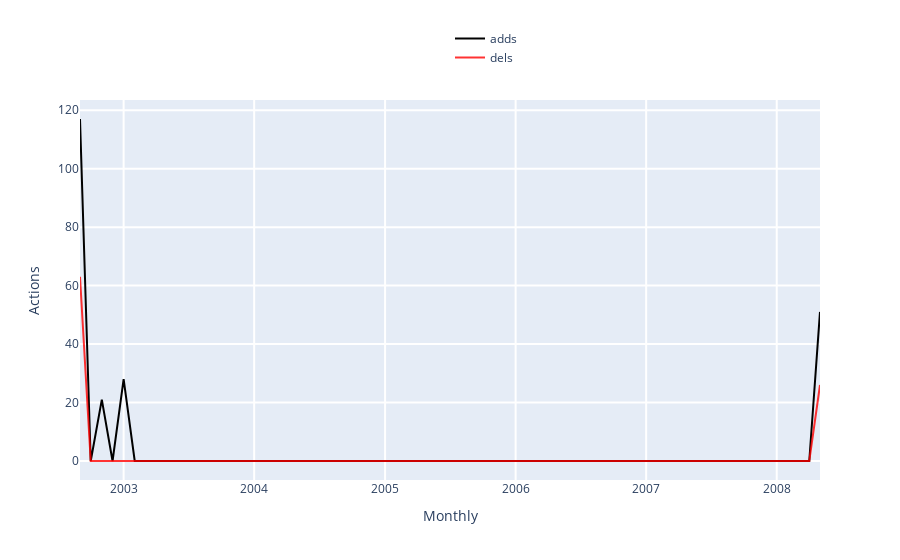

The notebook cell saved with this chart:
### Markdown cell above
### <span style="color:green"> TRY YOURSELF! THIS IS WHAT WILL HAPPEN WHEN YOU CLICK 'Refresh Editor's Activities' BUTTON</span>

### Code cell
### ------------------------------------------------------------------------------------------ ###
### TRY YOURSELF! THIS IS WHAT WILL HAPPEN WHEN YOU CLICK 'Refresh Editor's Activities' BUTTON ###
### ------------------------------------------------------------------------------------------ ###

## This is the page you used and the editor you select in the above grid. ##
print('The page that is being used:', the_page['title'], f'({lng_selected.upper()})')
print('Selected editor:', editor_info['name'])

## Filter the editor's actions from the previous variable 'total_actions' ##
editor_total_actions = total_actions[total_actions['editor_id'] == editor_info.userid]

## Visualization, core visual code lies in ActionsListener, then the interact function    ##
## make it interactive, mode details see:                                                 ##
## https://github.com/gesiscss/wikiwho_demo/blob/master/visualization/actions_listener.py ##

# Create a ActionsListener instance
actions_listener = ActionsListener(editor_total_actions)

# What types of these actions?
actions_types = (editor_total_actions.loc[:,'total':'total_stopword_count'].columns.append(
                    editor_total_actions.loc[:,'adds':'reins_stopword_count'].columns)).values.tolist()

# Visualization: try yourself by coding!
begin_date = date(2002, 3, 1)
end_date = date(2019, 4, 1)
editor_name = 'All'
frequency = 'Monthly' # 'Daily', 'Yearly'
black_line = 'adds' # Choose one from 'actions_types'. Note that 'black_line doesn't have 'None' option but others have.
red_line = 'dels'
blue_line = 'None'
green_line = 'None'

print('Time range from', begin_date.strftime("%Y-%m-%d"), 'to', end_date.strftime("%Y-%m-%d"))

actions_listener.listen(
    _range1 = begin_date,
    _range2 = end_date,
    editor = editor_name,
    granularity = frequency,
    black = black_line,
    red = red_line,
    blue = blue_line,
    green = green_line
)

### Figure 1 — Plotly figure (JSON) as saved in the notebook; plotly's stock layout.template omitted (floating-point values rounded to 4 significant figures)
{"data": [{"marker": {"color": "rgba(0, 0, 0, 1)"}, "name": "adds", "type": "scatter", "x": ["2002-09-01T00:00:00", "2002-10-01T00:00:00", "2002-11-01T00:00:00", "2002-12-01T00:00:00", "2003-01-01T00:00:00", "2003-02-01T00:00:00", "2003-03-01T00:00:00", "2003-04-01T00:00:00", "2003-05-01T00:00:00", "2003-06-01T00:00:00", "2003-07-01T00:00:00", "2003-08-01T00:00:00", "2003-09-01T00:00:00", "2003-10-01T00:00:00", "2003-11-01T00:00:00", "2003-12-01T00:00:00", "2004-01-01T00:00:00", "2004-02-01T00:00:00", "2004-03-01T00:00:00", "2004-04-01T00:00:00", "2004-05-01T00:00:00", "2004-06-01T00:00:00", "2004-07-01T00:00:00", "2004-08-01T00:00:00", "2004-09-01T00:00:00", "2004-10-01T00:00:00", "2004-11-01T00:00:00", "2004-12-01T00:00:00", "2005-01-01T00:00:00", "2005-02-01T00:00:00", "2005-03-01T00:00:00", "2005-04-01T00:00:00", "2005-05-01T00:00:00", "2005-06-01T00:00:00", "2005-07-01T00:00:00", "2005-08-01T00:00:00", "2005-09-01T00:00:00", "2005-10-01T00:00:00", "2005-11-01T00:00:00", "2005-12-01T00:00:00", "2006-01-01T00:00:00", "2006-02-01T00:00:00", "2006-03-01T00:00:00", "2006-04-01T00:00:00", "2006-05-01T00:00:00", "2006-06-01T00:00:00", "2006-07-01T00:00:00", "2006-08-01T00:00:00", "2006-09-01T00:00:00", "2006-10-01T00:00:00", "2006-11-01T00:00:00", "2006-12-01T00:00:00", "2007-01-01T00:00:00", "2007-02-01T00:00:00", "2007-03-01T00:00:00", "2007-04-01T00:00:00", "2007-05-01T00:00:00", "2007-06-01T00:00:00", "2007-07-01T00:00:00", "2007-08-01T00:00:00", "2007-09-01T00:00:00", "2007-10-01T00:00:00", "2007-11-01T00:00:00", "2007-12-01T00:00:00", "2008-01-01T00:00:00", "2008-02-01T00:00:00", "2008-03-01T00:00:00", "2008-04-01T00:00:00", "2008-05-01T00:00:00"], "y": [117, 0, 21, 0, 28, 0, 0, 0, 0, 0, 0, 0, 0, 0, 0, 0, 0, 0, 0, 0, 0, 0, 0, 0, 0, 0, 0, 0, 0, 0, 0, 0, 0, 0, 0, 0, 0, 0, 0, 0, 0, 0, 0, 0, 0, 0, 0, 0, 0, 0, 0, 0, 0, 0, 0, 0, 0, 0, 0, 0, 0, 0, 0, 0, 0, 0, 0, 0, 51]}, {"marker": {"color": "rgba(255, 0, 0, .8)"}, "name": "dels", "type": "scatter", "x": ["2002-09-01T00:00:00", "2002-10-01T00:00:00", "2002-11-01T00:00:00", "2002-12-01T00:00:00", "2003-01-01T00:00:00", "2003-02-01T00:00:00", "2003-03-01T00:00:00", "2003-04-01T00:00:00", "2003-05-01T00:00:00", "2003-06-01T00:00:00", "2003-07-01T00:00:00", "2003-08-01T00:00:00", "2003-09-01T00:00:00", "2003-10-01T00:00:00", "2003-11-01T00:00:00", "2003-12-01T00:00:00", "2004-01-01T00:00:00", "2004-02-01T00:00:00", "2004-03-01T00:00:00", "2004-04-01T00:00:00", "2004-05-01T00:00:00", "2004-06-01T00:00:00", "2004-07-01T00:00:00", "2004-08-01T00:00:00", "2004-09-01T00:00:00", "2004-10-01T00:00:00", "2004-11-01T00:00:00", "2004-12-01T00:00:00", "2005-01-01T00:00:00", "2005-02-01T00:00:00", "2005-03-01T00:00:00", "2005-04-01T00:00:00", "2005-05-01T00:00:00", "2005-06-01T00:00:00", "2005-07-01T00:00:00", "2005-08-01T00:00:00", "2005-09-01T00:00:00", "2005-10-01T00:00:00", "2005-11-01T00:00:00", "2005-12-01T00:00:00", "2006-01-01T00:00:00", "2006-02-01T00:00:00", "2006-03-01T00:00:00", "2006-04-01T00:00:00", "2006-05-01T00:00:00", "2006-06-01T00:00:00", "2006-07-01T00:00:00", "2006-08-01T00:00:00", "2006-09-01T00:00:00", "2006-10-01T00:00:00", "2006-11-01T00:00:00", "2006-12-01T00:00:00", "2007-01-01T00:00:00", "2007-02-01T00:00:00", "2007-03-01T00:00:00", "2007-04-01T00:00:00", "2007-05-01T00:00:00", "2007-06-01T00:00:00", "2007-07-01T00:00:00", "2007-08-01T00:00:00", "2007-09-01T00:00:00", "2007-10-01T00:00:00", "2007-11-01T00:00:00", "2007-12-01T00:00:00", "2008-01-01T00:00:00", "2008-02-01T00:00:00", "2008-03-01T00:00:00", "2008-04-01T00:00:00", "2008-05-01T00:00:00"], "y": [63, 0, 0, 0, 0, 0, 0, 0, 0, 0, 0, 0, 0, 0, 0, 0, 0, 0, 0, 0, 0, 0, 0, 0, 0, 0, 0, 0, 0, 0, 0, 0, 0, 0, 0, 0, 0, 0, 0, 0, 0, 0, 0, 0, 0, 0, 0, 0, 0, 0, 0, 0, 0, 0, 0, 0, 0, 0, 0, 0, 0, 0, 0, 0, 0, 0, 0, 0, 26]}], "layout": {"barmode": "group", "hovermode": "closest", "legend": {"x": 0.5, "y": 1.2}, "showlegend": true, "xaxis": {"gridwidth": 2, "ticklen": 5, "title": {"text": "Monthly"}, "zeroline": true}, "yaxis": {"gridwidth": 2, "ticklen": 5, "title": {"text": "Actions"}}}}
